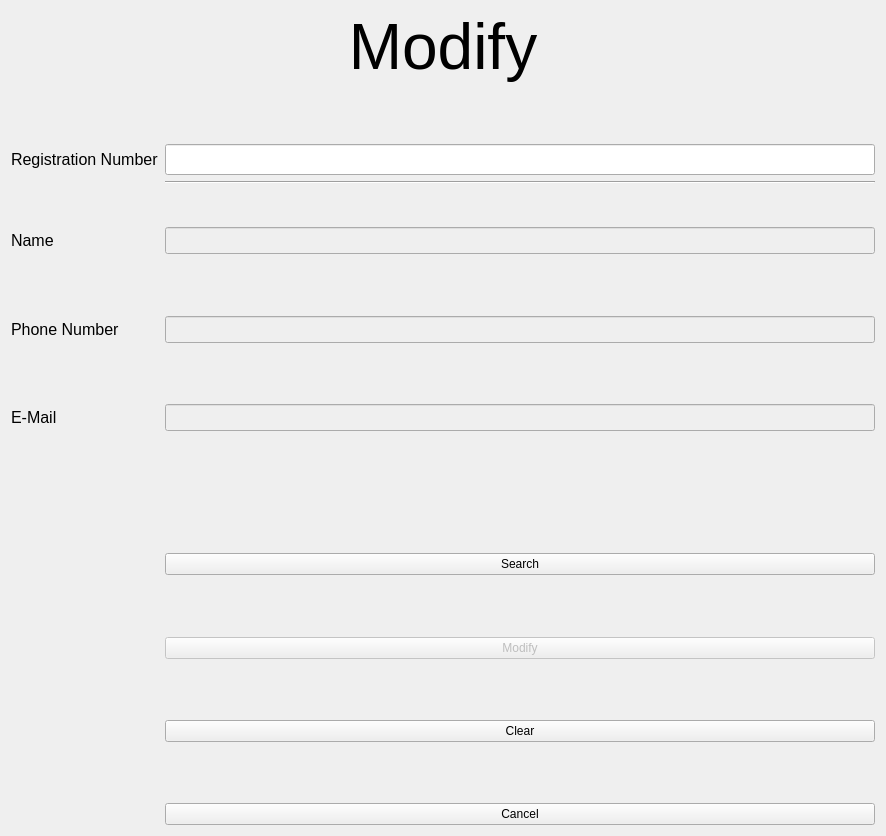
<?xml version="1.0" encoding="UTF-8"?>
<ui version="4.0">
 <class>modify</class>
 <widget class="QWidget" name="modify">
  <property name="geometry">
   <rect>
    <x>0</x>
    <y>0</y>
    <width>886</width>
    <height>836</height>
   </rect>
  </property>
  <property name="windowTitle">
   <string>Modify</string>
  </property>
  <layout class="QFormLayout" name="formLayout">
   <item row="0" column="0" colspan="2">
    <widget class="QLabel" name="label">
     <property name="font">
      <font>
       <pointsize>48</pointsize>
      </font>
     </property>
     <property name="contextMenuPolicy">
      <enum>Qt::PreventContextMenu</enum>
     </property>
     <property name="text">
      <string>Modify</string>
     </property>
     <property name="alignment">
      <set>Qt::AlignCenter</set>
     </property>
    </widget>
   </item>
   <item row="1" column="1">
    <spacer name="verticalSpacer">
     <property name="orientation">
      <enum>Qt::Vertical</enum>
     </property>
     <property name="sizeHint" stdset="0">
      <size>
       <width>20</width>
       <height>40</height>
      </size>
     </property>
    </spacer>
   </item>
   <item row="4" column="0">
    <widget class="QLabel" name="label_2">
     <property name="font">
      <font>
       <pointsize>12</pointsize>
      </font>
     </property>
     <property name="text">
      <string>Registration Number</string>
     </property>
    </widget>
   </item>
   <item row="4" column="1">
    <widget class="QLineEdit" name="lineEdit">
     <property name="font">
      <font>
       <pointsize>14</pointsize>
      </font>
     </property>
    </widget>
   </item>
   <item row="5" column="0">
    <spacer name="verticalSpacer_2">
     <property name="orientation">
      <enum>Qt::Vertical</enum>
     </property>
     <property name="sizeHint" stdset="0">
      <size>
       <width>20</width>
       <height>40</height>
      </size>
     </property>
    </spacer>
   </item>
   <item row="5" column="1">
    <widget class="Line" name="line">
     <property name="font">
      <font>
       <pointsize>9</pointsize>
      </font>
     </property>
     <property name="orientation">
      <enum>Qt::Horizontal</enum>
     </property>
    </widget>
   </item>
   <item row="6" column="0">
    <widget class="QLabel" name="label_3">
     <property name="font">
      <font>
       <pointsize>12</pointsize>
      </font>
     </property>
     <property name="text">
      <string>Name</string>
     </property>
    </widget>
   </item>
   <item row="7" column="0">
    <spacer name="verticalSpacer_3">
     <property name="orientation">
      <enum>Qt::Vertical</enum>
     </property>
     <property name="sizeHint" stdset="0">
      <size>
       <width>20</width>
       <height>40</height>
      </size>
     </property>
    </spacer>
   </item>
   <item row="8" column="0">
    <widget class="QLabel" name="label_4">
     <property name="font">
      <font>
       <pointsize>12</pointsize>
      </font>
     </property>
     <property name="text">
      <string>Phone Number</string>
     </property>
    </widget>
   </item>
   <item row="9" column="0">
    <spacer name="verticalSpacer_4">
     <property name="orientation">
      <enum>Qt::Vertical</enum>
     </property>
     <property name="sizeHint" stdset="0">
      <size>
       <width>20</width>
       <height>40</height>
      </size>
     </property>
    </spacer>
   </item>
   <item row="10" column="0">
    <widget class="QLabel" name="label_5">
     <property name="font">
      <font>
       <pointsize>12</pointsize>
      </font>
     </property>
     <property name="text">
      <string>E-Mail</string>
     </property>
    </widget>
   </item>
   <item row="11" column="1">
    <spacer name="verticalSpacer_5">
     <property name="orientation">
      <enum>Qt::Vertical</enum>
     </property>
     <property name="sizeHint" stdset="0">
      <size>
       <width>20</width>
       <height>40</height>
      </size>
     </property>
    </spacer>
   </item>
   <item row="13" column="1">
    <layout class="QVBoxLayout" name="verticalLayout"/>
   </item>
   <item row="14" column="1">
    <widget class="QPushButton" name="search">
     <property name="text">
      <string>Search</string>
     </property>
    </widget>
   </item>
   <item row="12" column="1">
    <spacer name="verticalSpacer_6">
     <property name="orientation">
      <enum>Qt::Vertical</enum>
     </property>
     <property name="sizeHint" stdset="0">
      <size>
       <width>20</width>
       <height>40</height>
      </size>
     </property>
    </spacer>
   </item>
   <item row="17" column="1">
    <spacer name="verticalSpacer_7">
     <property name="orientation">
      <enum>Qt::Vertical</enum>
     </property>
     <property name="sizeHint" stdset="0">
      <size>
       <width>20</width>
       <height>40</height>
      </size>
     </property>
    </spacer>
   </item>
   <item row="18" column="1">
    <widget class="QPushButton" name="clear">
     <property name="text">
      <string>Clear</string>
     </property>
    </widget>
   </item>
   <item row="19" column="1">
    <spacer name="verticalSpacer_8">
     <property name="orientation">
      <enum>Qt::Vertical</enum>
     </property>
     <property name="sizeHint" stdset="0">
      <size>
       <width>20</width>
       <height>40</height>
      </size>
     </property>
    </spacer>
   </item>
   <item row="20" column="1">
    <widget class="QPushButton" name="cancel">
     <property name="text">
      <string>Cancel</string>
     </property>
    </widget>
   </item>
   <item row="15" column="1">
    <spacer name="verticalSpacer_9">
     <property name="orientation">
      <enum>Qt::Vertical</enum>
     </property>
     <property name="sizeHint" stdset="0">
      <size>
       <width>20</width>
       <height>40</height>
      </size>
     </property>
    </spacer>
   </item>
   <item row="16" column="1">
    <widget class="QPushButton" name="pushButton">
     <property name="enabled">
      <bool>false</bool>
     </property>
     <property name="text">
      <string>Modify</string>
     </property>
    </widget>
   </item>
   <item row="6" column="1">
    <widget class="QLineEdit" name="name">
     <property name="enabled">
      <bool>false</bool>
     </property>
     <property name="font">
      <font>
       <pointsize>12</pointsize>
      </font>
     </property>
    </widget>
   </item>
   <item row="8" column="1">
    <widget class="QLineEdit" name="ph_no">
     <property name="enabled">
      <bool>false</bool>
     </property>
     <property name="font">
      <font>
       <pointsize>12</pointsize>
      </font>
     </property>
    </widget>
   </item>
   <item row="10" column="1">
    <widget class="QLineEdit" name="e_mail">
     <property name="enabled">
      <bool>false</bool>
     </property>
     <property name="font">
      <font>
       <pointsize>12</pointsize>
      </font>
     </property>
    </widget>
   </item>
  </layout>
 </widget>
 <resources/>
 <connections/>
</ui>
